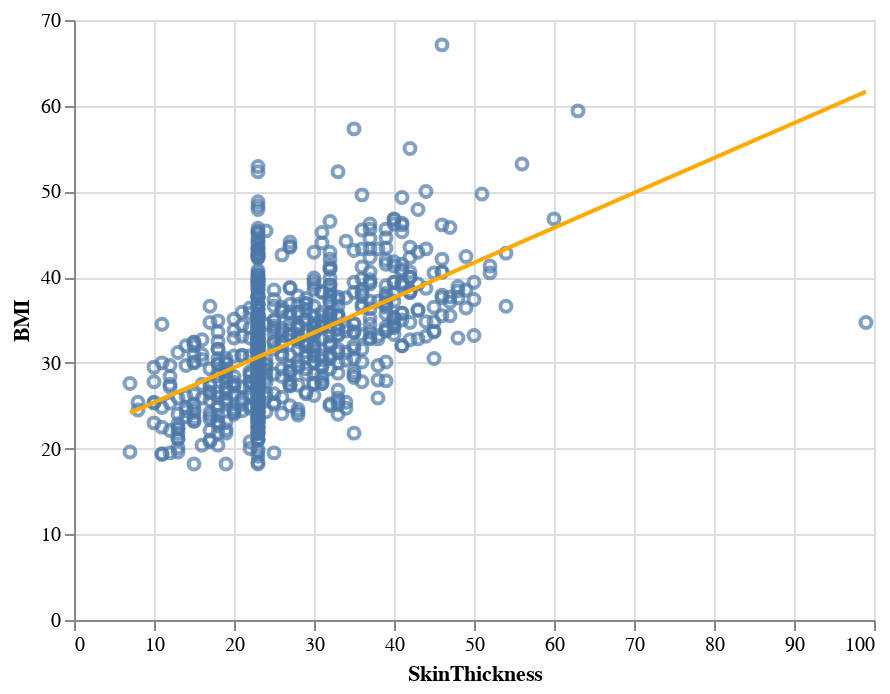
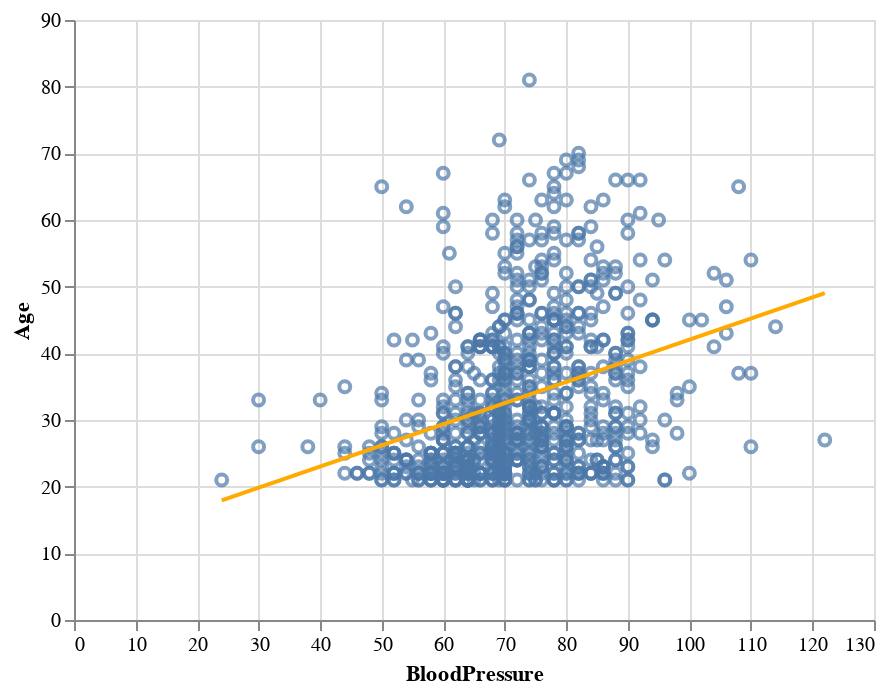
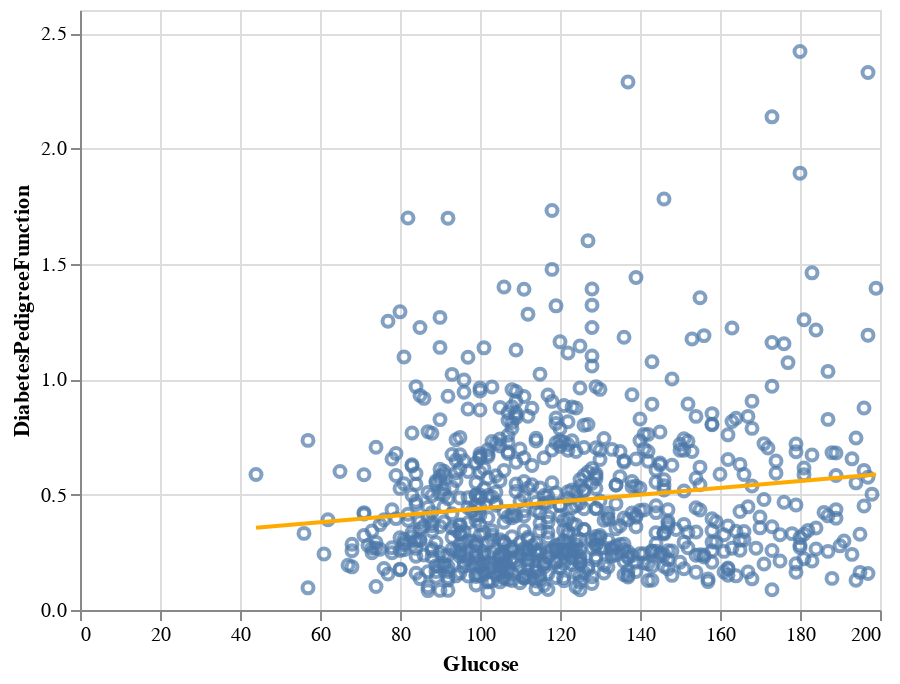

The code cell stored with these charts, in order, in its notebook:
### Code cell
# Regression SkinThickness/BMI
chart = alt.Chart(df).mark_point().encode(
    x= alt.X("SkinThickness"),
    y= alt.Y("BMI"),
)

(chart + chart.transform_regression('SkinThickness', 'BMI').mark_line().encode(
    color=alt.value("#FFAA00")
)).display()


# Regression BloodPressure/Age
chart2 = alt.Chart(df).mark_point().encode(
    x= alt.X("BloodPressure"),
    y= alt.Y("Age"),
)

(chart2 + chart2.transform_regression('BloodPressure', 'Age').mark_line().encode(
    color=alt.value("#FFAA00")
)).display()

# Regression Glucose/DiabetesPedigreeFunction
chart3 = alt.Chart(df).mark_point().encode(
    x= alt.X("Glucose"),
    y= alt.Y("DiabetesPedigreeFunction")
)

(chart3 + chart3.transform_regression('Glucose', 'DiabetesPedigreeFunction').mark_line().encode(
    color=alt.value("#FFAA00")
)).display()

### Figure 1 — Vega-Lite specification as saved in the notebook (floating-point values rounded to 4 significant figures; data arrays with more than 128 entries replaced by an {"elided": "..."} marker saying what was removed)
{"config": {"view": {"continuousWidth": 400, "continuousHeight": 300}}, "layer": [{"mark": "point", "encoding": {"x": {"field": "SkinThickness", "type": "quantitative"}, "y": {"field": "BMI", "type": "quantitative"}}}, {"mark": "line", "encoding": {"color": {"value": "#FFAA00"}, "x": {"field": "SkinThickness", "type": "quantitative"}, "y": {"field": "BMI", "type": "quantitative"}}, "transform": [{"on": "SkinThickness", "regression": "BMI"}]}], "data": {"name": "data-d1f3135a05036608e0862696364396b5"}, "$schema": "https://vega.github.io/schema/vega-lite/v4.17.0.json", "datasets": {"data-d1f3135a05036608e0862696364396b5": {"elided": "768 records"}}}

### Figure 2 — Vega-Lite specification as saved in the notebook (floating-point values rounded to 4 significant figures; data arrays with more than 128 entries replaced by an {"elided": "..."} marker saying what was removed)
{"config": {"view": {"continuousWidth": 400, "continuousHeight": 300}}, "layer": [{"mark": "point", "encoding": {"x": {"field": "BloodPressure", "type": "quantitative"}, "y": {"field": "Age", "type": "quantitative"}}}, {"mark": "line", "encoding": {"color": {"value": "#FFAA00"}, "x": {"field": "BloodPressure", "type": "quantitative"}, "y": {"field": "Age", "type": "quantitative"}}, "transform": [{"on": "BloodPressure", "regression": "Age"}]}], "data": {"name": "data-d1f3135a05036608e0862696364396b5"}, "$schema": "https://vega.github.io/schema/vega-lite/v4.17.0.json", "datasets": {"data-d1f3135a05036608e0862696364396b5": {"elided": "768 records"}}}

### Figure 3 — Vega-Lite specification as saved in the notebook (floating-point values rounded to 4 significant figures; data arrays with more than 128 entries replaced by an {"elided": "..."} marker saying what was removed)
{"config": {"view": {"continuousWidth": 400, "continuousHeight": 300}}, "layer": [{"mark": "point", "encoding": {"x": {"field": "Glucose", "type": "quantitative"}, "y": {"field": "DiabetesPedigreeFunction", "type": "quantitative"}}}, {"mark": "line", "encoding": {"color": {"value": "#FFAA00"}, "x": {"field": "Glucose", "type": "quantitative"}, "y": {"field": "DiabetesPedigreeFunction", "type": "quantitative"}}, "transform": [{"on": "Glucose", "regression": "DiabetesPedigreeFunction"}]}], "data": {"name": "data-d1f3135a05036608e0862696364396b5"}, "$schema": "https://vega.github.io/schema/vega-lite/v4.17.0.json", "datasets": {"data-d1f3135a05036608e0862696364396b5": {"elided": "768 records"}}}
